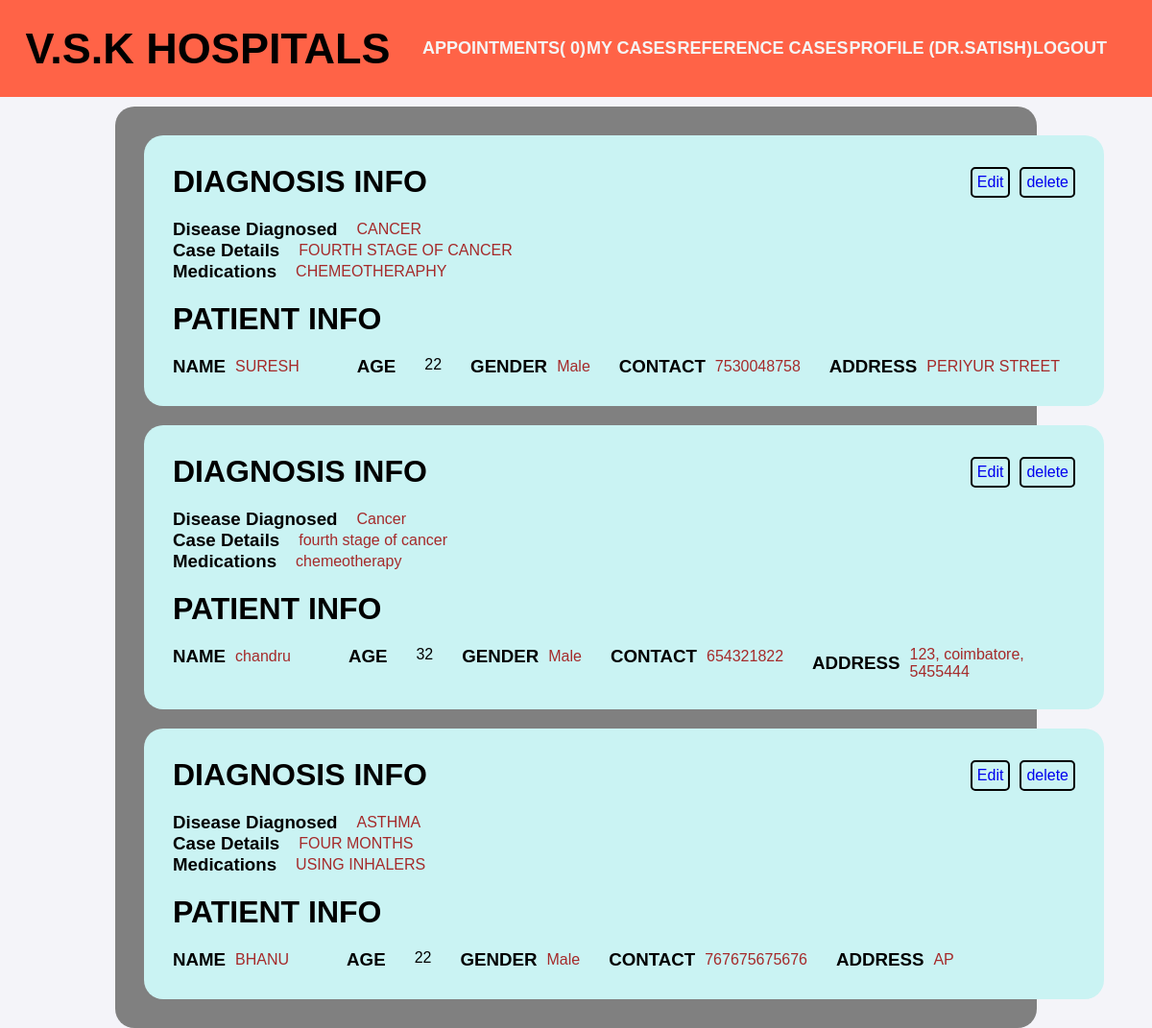
The page /app1/mycases (signed in) on the database its author committed.
### app1/models.py (models this page shows)
class Patient(models.Model):
    name = models.CharField(max_length=100)
    age = models.IntegerField(null=True,blank=True,default=0)
    password =models.TextField(default="0")
    email =models.EmailField()
    gender = models.CharField(max_length=10, choices=[('Male', 'Male'), ('Female', 'Female'), ('Other', 'Other')],
        null=True,
        blank=True
    )
    contact = models.IntegerField(null=True,blank=True,default=0)
    address = models.TextField( null=True,blank=True)
    date = models.CharField(default=datetime.date.today,max_length=200)
    disease_diagnosed = models.CharField(max_length=255,null=True,blank=True)
    case_details = models.TextField(null=True,blank=True)
    medications = models.TextField(null=True,blank=True)
    Appointment_confirmation = models.CharField(max_length=2,default="0",null=True,blank=True)
    host = models.ForeignKey(User,on_delete=models.CASCADE)

### app1/views.py (the view)
# urls.py: path('mycases',views.mycases,name="mycases"),
@login_required(login_url='loginn')
def mycases(request):
    a = Patient.objects.filter(host=request.user)
    r = len(a)
    d= Profile.objects.get(name = request.user)
    d.NoOfCasesattended = r
    d.save()
    context = {'data': a}
    return render(request, 'mycases.html',context)

### app1/templates/mycases.html (shortened to what this page needs)
{% extends 'main.html' %}
{% block code %}
<div class="mycase">
    {% for i in data %}
    <div class="mycasecontainer">
        <div class="edit">
            <h1>DIAGNOSIS INFO</h1>
            <div class="double">
            <a href="{% url 'editformycases' i.id %}">Edit</a>
            <a href="{% url 'delformycases' i.id %}">delete</a>
        </div>
            </div>
        <div class="diagnosisinfo">
            <div class="row">
                <h3>Disease Diagnosed</h3>
                 <div class="answers">
                    {{i.disease_diagnosed}}
                 </div>
            </div>
            <div class="row">
                <h3>Case Details</h3>
                <div class="answers">
                    {{i.case_details}}
                </div>
            </div>
            <div class="row">
                <h3>Medications</h3>
                <div class="answers">
                    {{i.medications}}
                </div>
            </div>
        </div>
        <h1>PATIENT INFO</h1>
        <div class="patientinfo">
            <div class="rows">
            <h3>NAME</h3>
            <div class="answers">
                {{i.name}}
            </div>
        </div>
            <h3>AGE</h3>
            {{i.age}}
            <div class="rows">
                <h3>GENDER</h3>
                <div class="answers">
                    {{i.gender}}
                </div>
        </div>
            <div class="rows">
                <h3>CONTACT</h3>
                <div class="answers">
                    {{i.contact}}
                </div>
        </div>
            <div class="rows">
                <h3>ADDRESS</h3>
                <div class="answers">
                    {{i.address}}
                </div>
        </div>
        </div>
</div>
    {% endfor%}
</div>
{% endblock code %}

### templates/nav.html
<nav>
    <div class="title">
        <h1>V.S.K HOSPITALS</h1>
    </div>
    <div class="links">
        {% if request.user.is_authenticated %}
            <a href="{% url 'addcases'%}">APPOINTMENTS( {{request.user.last_name}})</a>
            <a href="{% url 'mycases'%}">MY CASES</a>
            <a href="{% url 'referencecases'%}">REFERENCE CASES</a>
            <a href="{% url 'profile'%}">PROFILE (DR.{{request.user}})</a>
            <a href="{%url 'logoutt'%}">LOGOUT</a>
        {% else %}
        <a href="{%url 'loginn' %}">LOGIN</a>
        <a href="{%url 'register' %}">REGISTER</a>
        <a href="{%url 'about' %}">ABOUT</a>
        {% endif %}
</div>
</nav>

### static/style.css (style rules this page uses)
* { margin: 0; padding: 0; box-sizing: border-box; }
body { font-family: Arial, sans-serif; background-color: #f5f5f5; }
nav { background-color: tomato; width: 100%; height: fit-content; padding: 20px; display: flex; justify-content: space-around; align-items: center; }
.title { font-size: 30px; }
.answers { color: brown; }
.double { display: flex; justify-content: center; align-items: center; column-gap: 10px; }
.mycase { margin: auto; max-width: 80%; height:fit-content; background-color:grey; margin-top: 10px; padding: 30px; display: flex; flex-direction: column; justify-content:center; align-items:center; row-gap: 20px; border-radius: 20px; }
.mycasecontainer { position: relative; margin: auto; width:1000px; height:fit-content; padding: 30px; display: flex; flex-direction: column; justify-content: start; align-items:start; background-color: rgb(202, 243, 243); border-radius: 20px; row-gap: 20px; }
.diagnosisinfo { display: flex; flex-direction: column; justify-content: start; align-items:start; }
.patientinfo { display: flex; justify-content: start; align-items:start; column-gap: 30px }
.row { display: flex; justify-content: center; align-items: center; column-gap: 20px; }
.rows { display: flex; justify-content: center; align-items: center; column-gap: 10px; }
a { text-decoration: none; }
body { font-family: Arial, sans-serif; background-color: #f4f4f9; margin: 0; padding: 0; }

### rows shown on the page
Patient: disease_diagnosed "CANCER", case_details "FOURTH STAGE OF CANCER", medications "CHEMEOTHERAPHY", name "SURESH", age "22", gender "Male", contact "7530048758", address "PERIYUR STREET"
Patient: disease_diagnosed "Cancer", case_details "fourth stage of cancer", medications "chemeotherapy", name "chandru", age "32", gender "Male", contact "654321822", address "123, coimbatore, 5455444"
Patient: disease_diagnosed "ASTHMA", case_details "FOUR MONTHS", medications "USING INHALERS", name "BHANU", age "22", gender "Male", contact "767675675676", address "AP"

### other values the page prints
{{ request.user.last_name }} "0"
{{ request.user }} "SATISH"
